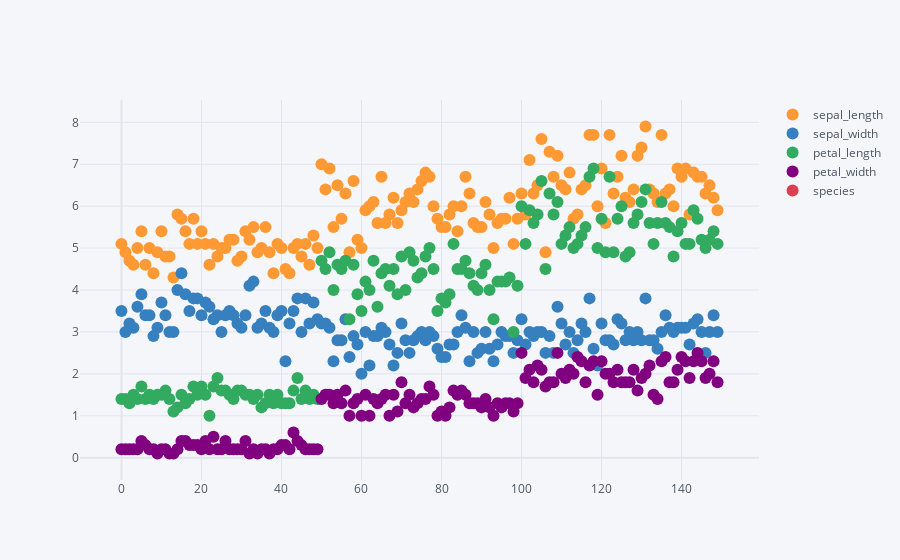

The notebook cell this image was saved under:
### Code cell
df.iplot(mode='markers', kind='scatter')

### Figure 1 — Plotly figure (JSON) as saved in the notebook; plotly's stock layout.template omitted (floating-point values rounded to 4 significant figures; data arrays with more than 128 entries replaced by an {"elided": "..."} marker saying what was removed)
{"data": [{"line": {"color": "rgba(255, 153, 51, 1.0)", "dash": "solid", "shape": "linear", "width": 1.3}, "marker": {"size": 12, "symbol": "circle"}, "mode": "markers", "name": "sepal_length", "text": "", "type": "scatter", "x": {"elided": "150 int values"}, "y": {"elided": "150 float values"}}, {"line": {"color": "rgba(55, 128, 191, 1.0)", "dash": "solid", "shape": "linear", "width": 1.3}, "marker": {"size": 12, "symbol": "circle"}, "mode": "markers", "name": "sepal_width", "text": "", "type": "scatter", "x": {"elided": "150 int values"}, "y": {"elided": "150 float values"}}, {"line": {"color": "rgba(50, 171, 96, 1.0)", "dash": "solid", "shape": "linear", "width": 1.3}, "marker": {"size": 12, "symbol": "circle"}, "mode": "markers", "name": "petal_length", "text": "", "type": "scatter", "x": {"elided": "150 int values"}, "y": {"elided": "150 float values"}}, {"line": {"color": "rgba(128, 0, 128, 1.0)", "dash": "solid", "shape": "linear", "width": 1.3}, "marker": {"size": 12, "symbol": "circle"}, "mode": "markers", "name": "petal_width", "text": "", "type": "scatter", "x": {"elided": "150 int values"}, "y": {"elided": "150 float values"}}, {"line": {"color": "rgba(219, 64, 82, 1.0)", "dash": "solid", "shape": "linear", "width": 1.3}, "marker": {"size": 12, "symbol": "circle"}, "mode": "markers", "name": "species", "text": "", "type": "scatter", "x": {"elided": "150 int values"}, "y": {"elided": "150 str values"}}], "layout": {"legend": {"bgcolor": "#F5F6F9", "font": {"color": "#4D5663"}}, "paper_bgcolor": "#F5F6F9", "plot_bgcolor": "#F5F6F9", "title": {"font": {"color": "#4D5663"}}, "xaxis": {"gridcolor": "#E1E5ED", "showgrid": true, "tickfont": {"color": "#4D5663"}, "title": {"font": {"color": "#4D5663"}, "text": ""}, "zerolinecolor": "#E1E5ED"}, "yaxis": {"gridcolor": "#E1E5ED", "showgrid": true, "tickfont": {"color": "#4D5663"}, "title": {"font": {"color": "#4D5663"}, "text": ""}, "zerolinecolor": "#E1E5ED"}}}
